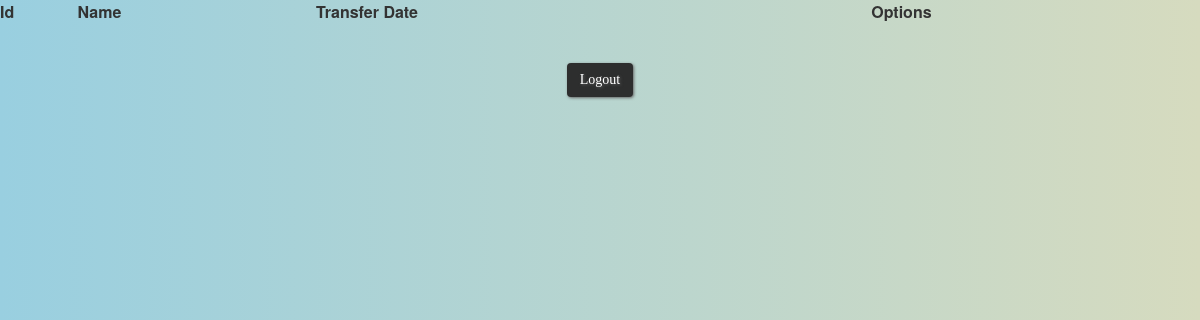
/appellant_interface.php, run on an earlier commit of the app's database.
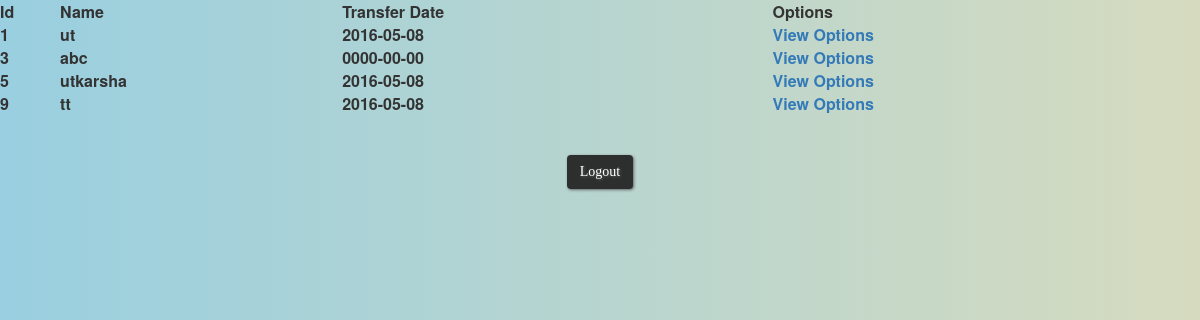
And on a later commit of the database.
### tables this page shows
CREATE TABLE `add_rti` (
  `id` int(11) NOT NULL,
  `name` varchar(30) NOT NULL,
  `gender` varchar(15) NOT NULL,
  `address` varchar(100) NOT NULL,
  `pin_code` int(11) NOT NULL,
  `state` varchar(20) NOT NULL,
  `country` varchar(10) NOT NULL,
  `phone_no` varchar(15) NOT NULL,
  `mobile` varchar(15) NOT NULL,
  `email` varchar(40) NOT NULL,
  `citizenship` varchar(15) NOT NULL,
  `date_of_receipt` date NOT NULL,
  `date_of_receipt_cio` date NOT NULL,
  `timespan` int(11) NOT NULL,
  `fee_enclosed` varchar(10) NOT NULL,
  `fee_deposit_date` date NOT NULL,
  `pay_mode` varchar(20) NOT NULL,
  `archive` int(11) DEFAULT NULL,
  `closed` int(11) DEFAULT NULL
);

CREATE TABLE `first_appeal` (
  `id` int(11) NOT NULL,
  `appeal_info` varchar(50) NOT NULL,
  `transfer_date` date NOT NULL
);

### appellant_interface.php (the view, shortened to what this page needs)
<html>
<head>
	<link rel="stylesheet" href="css/background.css">
	<link rel="stylesheet" href="bootstrap/css/bootstrap.min.css">
</head>
<body>
<?php
include'config_database.php';
$sql="SELECT * FROM first_appeal ";
$res=mysqli_query($con,$sql);
$b=mysqli_num_rows($res);
?>
<table width=100%>
	<tr>
		<th>Id</th>
		<th>Name</th>
		<th>Transfer Date</th>
		<th>Options</th>
	</tr>
<?php
while($b!=0)
{
	$f=mysqli_fetch_array($res);
	$query="SELECT * FROM add_rti WHERE id=".$f['id'].";";
	$res2=mysqli_query($con,$query);
	$f2=mysqli_fetch_array($res2);
	echo"<tr>
		<th>".$f2['id']."</a></th>
		<th>".$f2['name']."</a></th>
		<th>".$f['transfer_date']."</a></th>
		<th><a href='appeal_option.php?id=".$f2['id']."'>View Options</a></th>
	</tr>";
$b--;
}
echo"</table></br></br>";
?>

What changed in the data, as far as the page shows it:
now on this page (row edited): add_rti: id "1", name "ut", first_appeal.transfer_date "2016-05-08"
now on this page (row edited): add_rti: id "3", name "abc", first_appeal.transfer_date "0000-00-00"
added add_rti: id "5", name "utkarsha", first_appeal.transfer_date "2016-05-08"
added add_rti: id "9", name "tt", first_appeal.transfer_date "2016-05-08"
